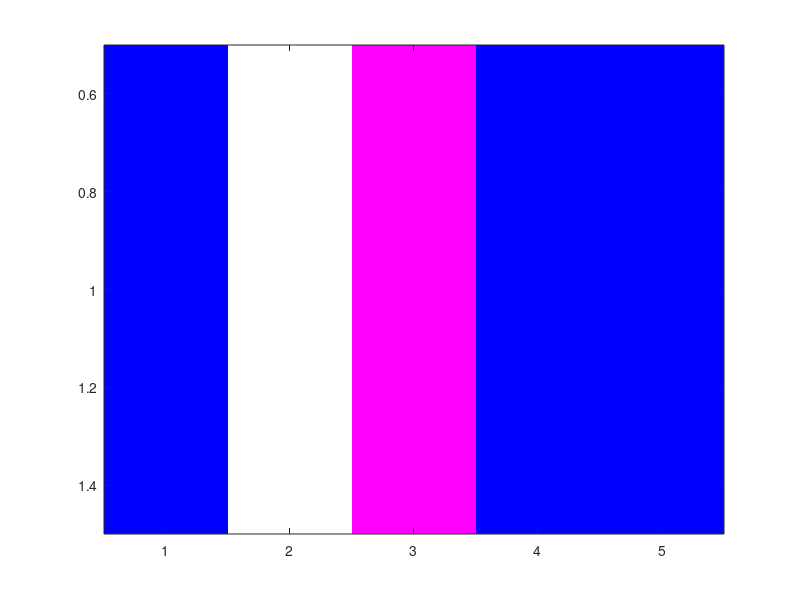

Write the MATLAB code that produced this figure.
%paintpots 

img = 1:5 

pp1 = [0 0 0 ; .25 .25 .25; .5 .5 .5; .75 .75 .75; 1 1 1]

pp2 = [ 0 0 1; 1 1 1; 1 0 1; 0 0 1] 

figure(1)

image(img)

colormap(pp1)

colormap(pp2)